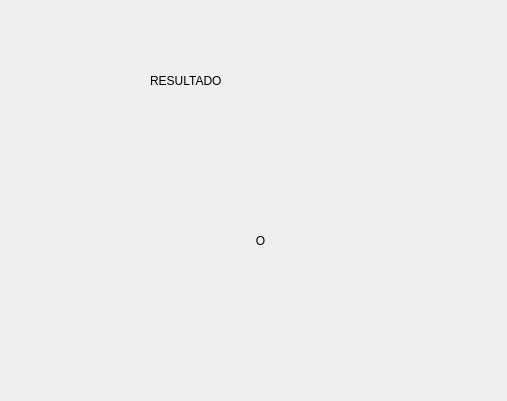
<?xml version="1.0" encoding="UTF-8"?>
<ui version="4.0">
 <class>Dialog</class>
 <widget class="QDialog" name="Dialog">
  <property name="geometry">
   <rect>
    <x>0</x>
    <y>0</y>
    <width>507</width>
    <height>401</height>
   </rect>
  </property>
  <property name="windowTitle">
   <string>Dialog</string>
  </property>
  <widget class="QLabel" name="label">
   <property name="geometry">
    <rect>
     <x>150</x>
     <y>45</y>
     <width>251</width>
     <height>71</height>
    </rect>
   </property>
   <property name="text">
    <string>RESULTADO</string>
   </property>
  </widget>
  <widget class="QLabel" name="label_2">
   <property name="geometry">
    <rect>
     <x>140</x>
     <y>210</y>
     <width>241</width>
     <height>61</height>
    </rect>
   </property>
   <property name="text">
    <string>O</string>
   </property>
   <property name="alignment">
    <set>Qt::AlignCenter</set>
   </property>
  </widget>
 </widget>
 <resources/>
 <connections/>
</ui>
